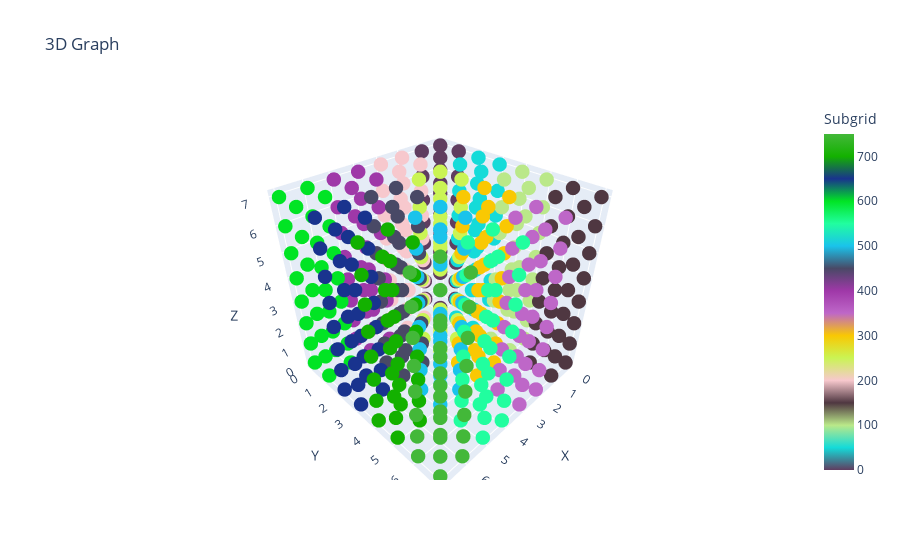

Notebook code cell kept with this figure:
### Code cell
import numpy as np

import plotly.graph_objects as go

# create color map for subgrids
colors = [i*50 for i in range(len(subgrid_to_nodes.keys()))]
# dict to store subgrid to color mapping
subgrid_to_color = {}
# iterate over subgrids and assign a color
for i, subgrid in enumerate(subgrid_to_nodes.keys()):
    subgrid_to_color[subgrid] = colors[i]
# Create a scatter3d trace with color based on subgrid

# choose a color palette with random colors

colorpalette = [[i, 'rgb({},{},{})'.format(np.random.randint(0, 255), np.random.randint(0, 255), np.random.randint(0, 255))] for i in np.linspace(0, 1, len(subgrid_to_nodes.keys()))]
trace = go.Scatter3d(
    x=[node[0] for node in G.nodes()],
    y=[node[1] for node in G.nodes()],
    z=[node[2] for node in G.nodes()],
    mode='markers',
    marker=dict(
        size=5,
        color=[subgrid_to_color[node_to_subgrid[node]] for node in G.nodes()],
        colorscale=colorpalette,
        colorbar=dict(title='Subgrid')
    )
)

# Create the layout
layout = go.Layout(
    title='3D Graph',
    scene=dict(
        xaxis=dict(title='X'),
        yaxis=dict(title='Y'),
        zaxis=dict(title='Z')
    )
)

# Create the figure
fig = go.Figure(data=[trace], layout=layout)

# Show the figure
fig.show()

### Figure 1 — Plotly figure (JSON) as saved in the notebook; plotly's stock layout.template omitted (floating-point values rounded to 4 significant figures; data arrays with more than 128 entries replaced by an {"elided": "..."} marker saying what was removed)
{"data": [{"marker": {"color": {"elided": "512 int values"}, "colorbar": {"title": {"text": "Subgrid"}}, "colorscale": [[0, "rgb(96,61,96)"], [0.06667, "rgb(20,219,217)"], [0.1333, "rgb(186,232,137)"], [0.2, "rgb(79,55,65)"], [0.2667, "rgb(247,200,205)"], [0.3333, "rgb(202,244,84)"], [0.4, "rgb(249,200,3)"], [0.4667, "rgb(190,103,200)"], [0.5333, "rgb(159,56,168)"], [0.6, "rgb(73,73,102)"], [0.6667, "rgb(26,195,235)"], [0.7333, "rgb(33,254,159)"], [0.8, "rgb(1,228,36)"], [0.8667, "rgb(25,51,142)"], [0.9333, "rgb(19,177,0)"], [1, "rgb(67,184,57)"]], "size": 5}, "mode": "markers", "type": "scatter3d", "x": {"elided": "512 int values"}, "y": {"elided": "512 int values"}, "z": {"elided": "512 int values"}}], "layout": {"scene": {"xaxis": {"title": {"text": "X"}}, "yaxis": {"title": {"text": "Y"}}, "zaxis": {"title": {"text": "Z"}}}, "title": {"text": "3D Graph"}}}
